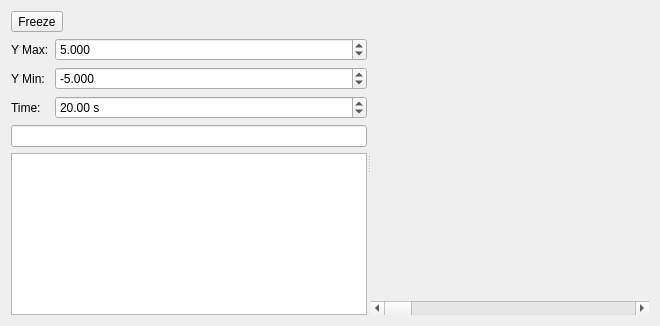
<?xml version="1.0" encoding="UTF-8"?>
<ui version="4.0">
 <class>Plotter</class>
 <widget class="QWidget" name="Plotter">
  <property name="geometry">
   <rect>
    <x>0</x>
    <y>0</y>
    <width>660</width>
    <height>326</height>
   </rect>
  </property>
  <property name="windowTitle">
   <string>Plotter</string>
  </property>
  <layout class="QVBoxLayout" name="verticalLayout_3">
   <item>
    <widget class="QSplitter" name="splitter">
     <property name="orientation">
      <enum>Qt::Horizontal</enum>
     </property>
     <widget class="QWidget" name="layoutWidget">
      <layout class="QVBoxLayout" name="verticalLayout">
       <item>
        <widget class="QToolButton" name="btnFreeze">
         <property name="text">
          <string>Freeze</string>
         </property>
         <property name="checkable">
          <bool>true</bool>
         </property>
        </widget>
       </item>
       <item>
        <layout class="QFormLayout" name="formLayout">
         <item row="0" column="0">
          <widget class="QLabel" name="label_2">
           <property name="text">
            <string>Y Max:</string>
           </property>
          </widget>
         </item>
         <item row="0" column="1">
          <widget class="QDoubleSpinBox" name="spinYMax">
           <property name="decimals">
            <number>3</number>
           </property>
           <property name="minimum">
            <double>-1000.000000000000000</double>
           </property>
           <property name="maximum">
            <double>1000.000000000000000</double>
           </property>
           <property name="value">
            <double>5.000000000000000</double>
           </property>
          </widget>
         </item>
         <item row="1" column="0">
          <widget class="QLabel" name="label">
           <property name="text">
            <string>Y Min:</string>
           </property>
          </widget>
         </item>
         <item row="1" column="1">
          <widget class="QDoubleSpinBox" name="spinYMin">
           <property name="decimals">
            <number>3</number>
           </property>
           <property name="minimum">
            <double>-1000.000000000000000</double>
           </property>
           <property name="maximum">
            <double>1000.000000000000000</double>
           </property>
           <property name="value">
            <double>-5.000000000000000</double>
           </property>
          </widget>
         </item>
         <item row="2" column="0">
          <widget class="QLabel" name="label_3">
           <property name="text">
            <string>Time:</string>
           </property>
          </widget>
         </item>
         <item row="2" column="1">
          <widget class="QDoubleSpinBox" name="spinDuration">
           <property name="suffix">
            <string> s</string>
           </property>
           <property name="minimum">
            <double>0.100000000000000</double>
           </property>
           <property name="maximum">
            <double>60.000000000000000</double>
           </property>
           <property name="value">
            <double>20.000000000000000</double>
           </property>
          </widget>
         </item>
        </layout>
       </item>
       <item>
        <widget class="QLineEdit" name="lineSearch"/>
       </item>
       <item>
        <widget class="QTreeView" name="tree">
         <property name="editTriggers">
          <set>QAbstractItemView::NoEditTriggers</set>
         </property>
         <attribute name="headerVisible">
          <bool>false</bool>
         </attribute>
        </widget>
       </item>
      </layout>
     </widget>
     <widget class="QWidget" name="verticalLayoutWidget">
      <layout class="QVBoxLayout" name="verticalLayout_2">
       <property name="spacing">
        <number>0</number>
       </property>
       <item>
        <widget class="PlotterWidget" name="widget" native="true">
         <property name="sizePolicy">
          <sizepolicy hsizetype="Expanding" vsizetype="Expanding">
           <horstretch>0</horstretch>
           <verstretch>0</verstretch>
          </sizepolicy>
         </property>
         <property name="minimumSize">
          <size>
           <width>200</width>
           <height>0</height>
          </size>
         </property>
        </widget>
       </item>
       <item>
        <widget class="QScrollBar" name="timeScroll">
         <property name="orientation">
          <enum>Qt::Horizontal</enum>
         </property>
        </widget>
       </item>
      </layout>
     </widget>
    </widget>
   </item>
  </layout>
 </widget>
 <customwidgets>
  <customwidget>
   <class>PlotterWidget</class>
   <extends>QWidget</extends>
   <header>ra/plotter/plotterwidget.h</header>
   <container>1</container>
  </customwidget>
 </customwidgets>
 <resources/>
 <connections/>
</ui>
